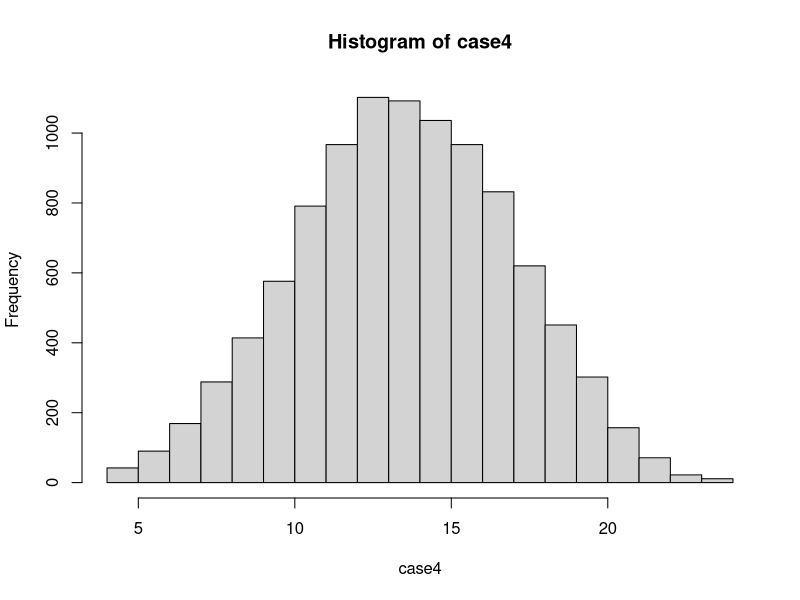
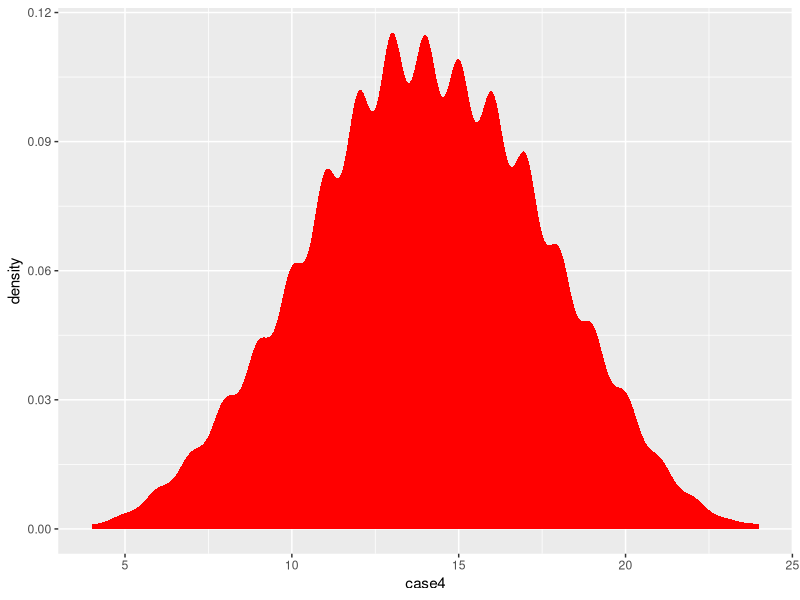
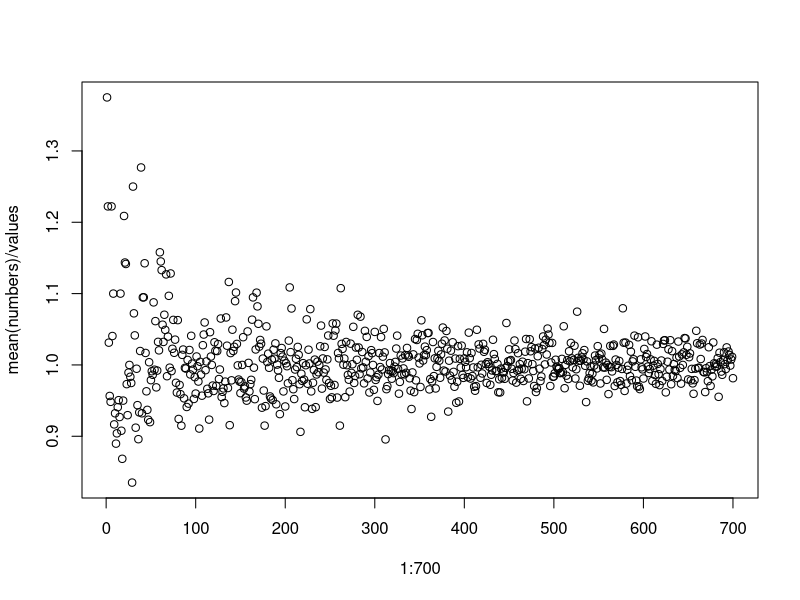
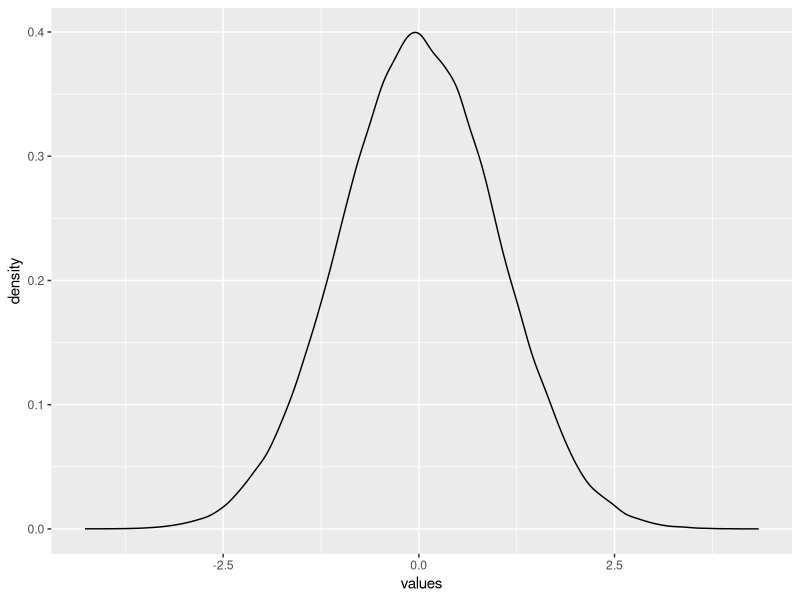
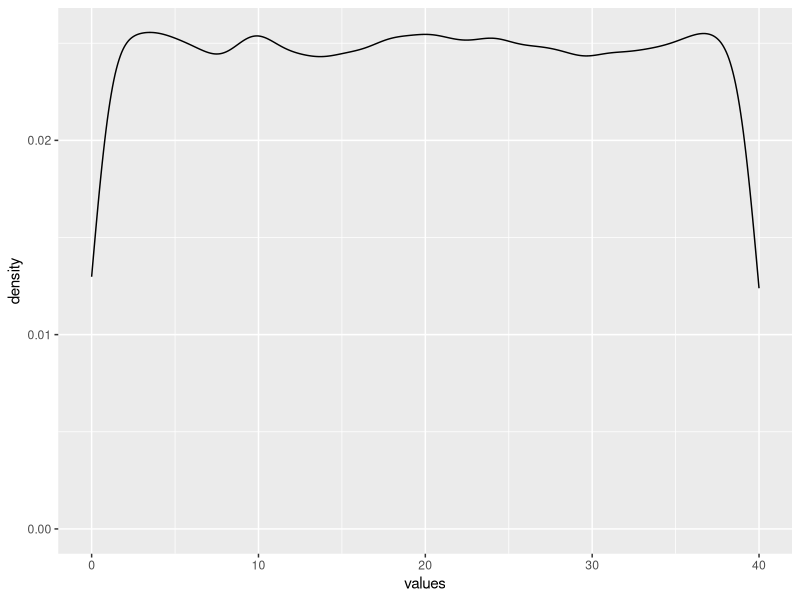
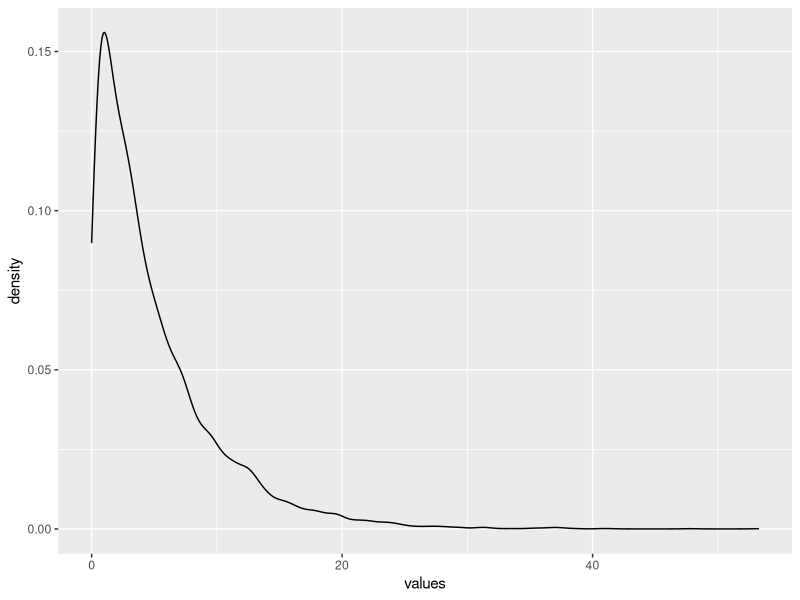

The R script that drew these images, in order:
library(gtools)
library(ggplot2)
library(dplyr)
suits <- c("Diamonds", "Clubs", "Hearts", "Spades")
numbers <- c("Ace", "Deuce", "Three", "Four", "Five", "Six", "Seven", "Eight", "Nine", "Ten", "Jack", "Queen", "King")
deck <- expand.grid(number = numbers, suit = suits)
deck <- paste(deck$number, deck$suit)

# probability of drawing a king
queen <- paste("Queen", suits)
kings<- paste("King", suits)
jack<- paste('Jack', suits)
mean(deck %in% kings)
hands <- permutations(52,3, v = deck)
hands
first_card <- hands[,1]
first_card
second_card <- hands[,2]
second_card
third_card<- hands[,3]
x<- permutations(5, 2, v = c(1,2,3,4,5))
prob<-sum(first_card %in% kings & second_card %in% queen) / sum(first_card %in% kings)
sum(first_card %in% kings & second_card %in% queen&third_card %in% jack) / (sum(first_card %in% kings)*prob)

#probability that two people have same birthday among 50 people
results <- replicate(10000, { 
  bdays <- sample(1:365, 50, replace = TRUE)
  any(duplicated(bdays))
})
mean(results)
#probability of picking two cards where both happen to be aces
case2<- replicate(10000, {
  picked_values<- sample(deck, 2, replace=FALSE)
  all(picked_values %in%jack)
})
mean(case2)
4/52*3/51
#probability of rolling 6 in a die
case3<- replicate(10000, {
  picked_values<- sample(1:6, 1, replace=TRUE)
  all(picked_values == 6)
})
mean(case3)
#proving the central limit theorem
die<- 1:6
case4<- replicate(10000, {
  values<- sample(1:6, 4, replace = TRUE)
  sum(values)
})
mean(case4)
hist(case4, breaks = 20)
ggplot()+geom_density(aes(case4), fill = 'red', color = NA)
mean(case4)/4
pnorm(24, mean(case4), sd(case4))
#proving the law of large numbers
numbers<- 1:10

values<- vector('numeric', 700)
for(i in 1:700){
  values[i] <- mean(sample(numbers,i , replace = TRUE))
}
values
plot(1:700, mean(numbers)/values)




#a normal distribution
values<- rnorm(100000)
ggplot()+geom_density(aes(values))
dnorm(0)# finds out the certain probability density
qnorm(0.75)#finds out the certain quantile
#a uniform distribution
values<- runif(100000,0, 40)# with minimum value of 0 and maximum with 40
ggplot()+geom_density(aes(values))
dunif(20, 0, 40)# finds out the certain probability density, in uniform distribution probability denisty is a constant
qunif(0.75, 0, 40)#finds out the certain quantile
#an exponential distribution
values<- rexp(10000, 1/5)# two arguments one is the number of values the other is the y- intercept, i.e. the reciprocal of the mean
ggplot()+geom_density(aes(values))
pexp(3, 1/5)
dexp(3, 1/5)

#a monte carlo simulation that proves that confidence level is correct
p<- 0.35
confidence_levels_check<- replicate(10000,{
                                    X<- sample(c(0,1), size= 1000, replace =TRUE, prob = c(1-p, p))
                                    average<- mean(X)
                                    standard_error<- sqrt(average*(1-average)/1000)
                                    between(p, average-(qnorm(0.975)*standard_error), average+(qnorm(0.975)*standard_error))})


#the average weight of adults is 65kg, Patricia believed the true average was different, she tested 40 patients of their weights
#and found that the mean weight was 67kg  and standard deviation of 3.4 
#with a 95% confidence level, calculate p value should we accept or reject null hypothesis
#alternative hypothesis not equal to 65kg, since this hypothesis is not equal to a value we are going to have a two tailed test
z_score_rejection<- qnorm(0.975)
alpha<- 1-0.95
z_score_case<- abs(67-65)/(3.4/sqrt(i))
p_value<-2*(1- pnorm(z_score_case))
p_value<alpha
#since p -value is less than our significance level, alpha, we can say that we should reject the null hypothesis



